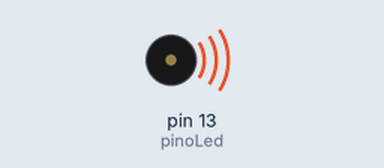
Recording of a sketch running on a simulated Arduino Uno, built with avr-gcc and run on an emulated ATmega328P. Shown: buzzer (waves = sounding).

Above: at 0.1 s.
Timing chart, 0 to 1.6 s (numbered marks = the images above):
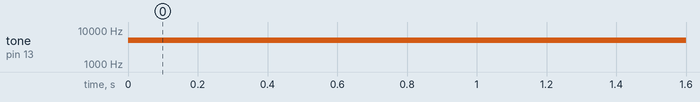

The sketch:

sketch.ino
```cpp
int pinoLed = 13;

void setup()
{
  pinMode(pinoLed, OUTPUT);
}

void loop()
{
  tone(pinoLed, 5000);
}
```

Measured:
- by itself, tone on pin 13 (pinoLed): silent → 5000 Hz at 0.00 s
